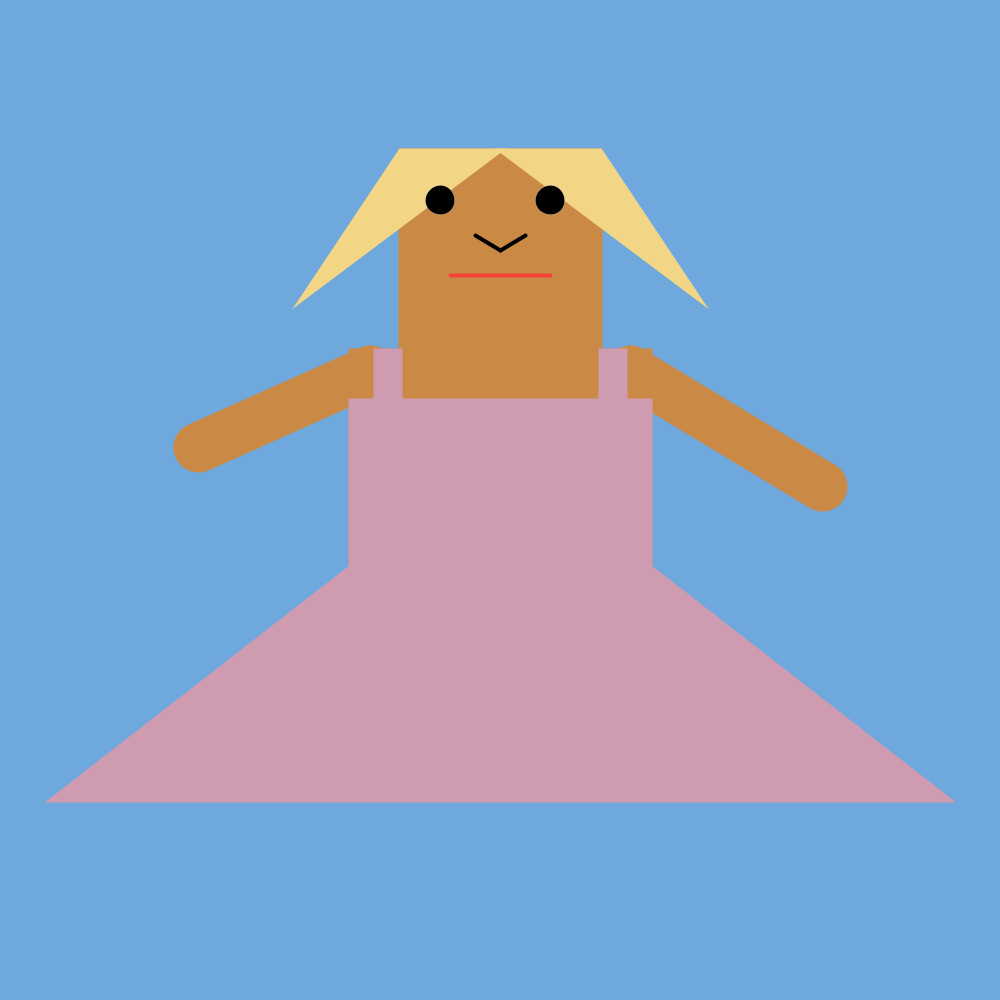
Frame 1 (no input)
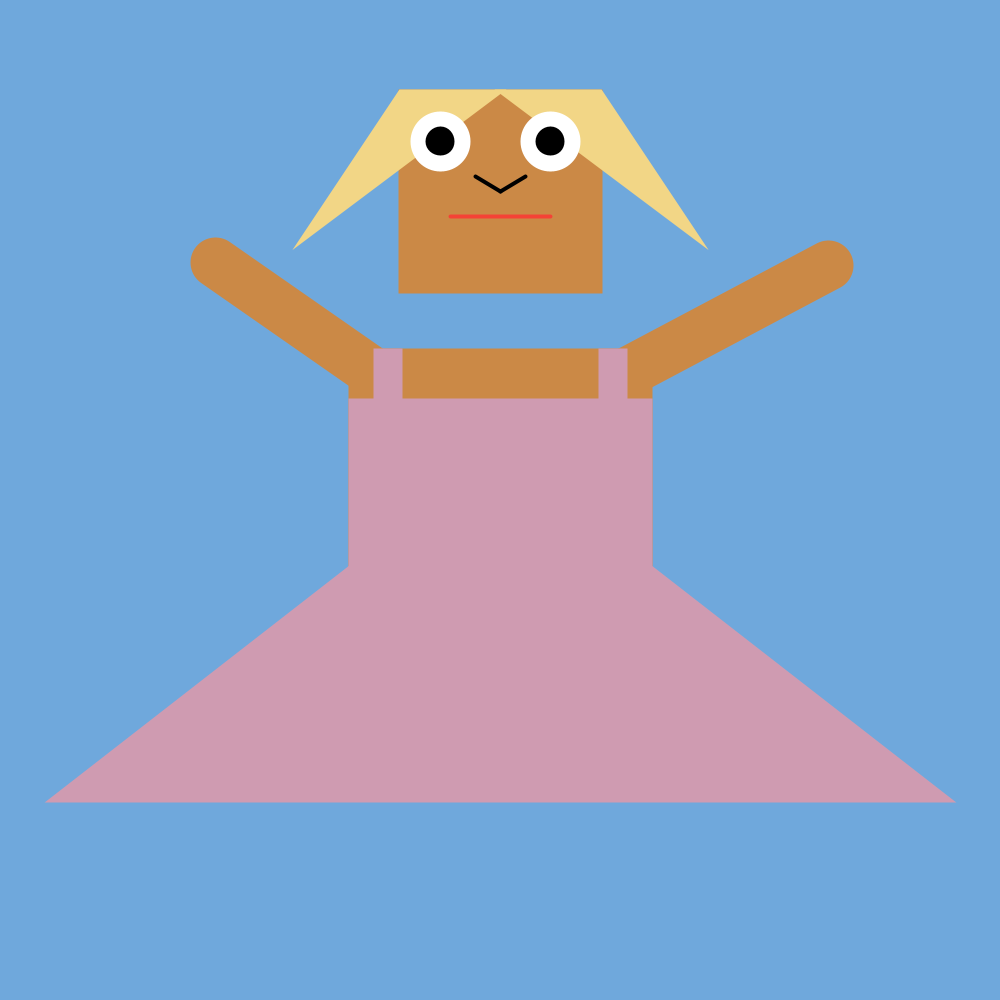
Frame 60 (the mouse pressed at the canvas centre just before this capture)
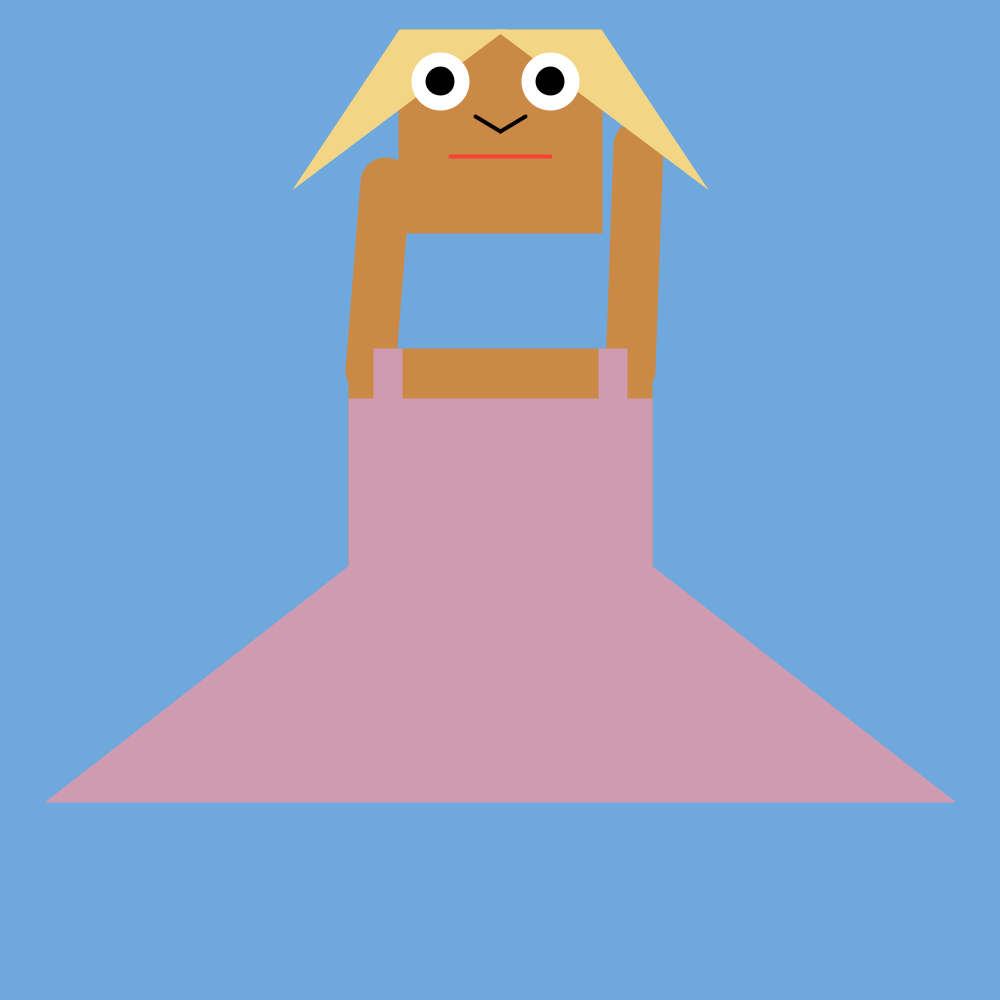
Frame 120 (the mouse held since frame 60 and released just before this capture)

The Processing sketch that drew these frames (run headless with seeded random() and noise(); from frame 60 on, the mouse is pressed at the canvas centre):

// Processing sketch: creature_animated
// ── creature_animated.pde
/*Ahana Gadiyaram
 10/10/2022
 the name of my robot is Mean Karen Robot. She is the robot that people use
 when they are annoyed. She fights with people about petty things and follows
 them until she gets her way. People use her to get what they want without
 putting effort in by themselves*/


int y=0;
int dy= 1;
int arm= 0;
int eyes= 25;
int da=1;
int de=1;


void setup() {
  size(1000, 1000);
}




void draw() {
  background(#6fa8dc);
  fill(#cb8946); //skin
  strokeWeight(50);
  stroke(#cb8946);


  push();
  translate(370, 370);
  arm=arm+da;
  rotate(radians(arm));
  line(0, 0, -170, 80);//arm

  pop();

  push();
  translate(630, 370);
  rotate(radians(-arm));
  line(0, 0, 190, 120);//arm
  pop();

  strokeWeight(4);
  rect(350, 350, 300, 300); //body


  push();
  translate(0, y);
  y=y-dy;


  if (arm==130) {
    da=-1;
  }

  if (da==-1) {
    dy=-1;
  }

  if (arm==0) {
    da=1;
  }

  if (da==1) {
    dy= 1;
  }

  rect(400, 150, 200, 200); //face
  stroke(#f2d686);
  fill(#f2d686);
  triangle(400, 150, 500, 150, 300, 300); //hair
  triangle(600, 150, 500, 150, 700, 300); //hair
  stroke(#ffffff);
  fill(#ffffff);
  circle(440, 200, eyes); //eyes
  circle(550, 200, eyes); //eyes
  eyes= eyes+de;
  if (eyes==70) {
    de=-1;
  }
  if (eyes==25) {
    de=1;
  }

  stroke(0, 0, 0);
  fill(#000000);
  circle(440, 200, 25); //eyeballs
  circle(550, 200, 25); //eyeballs
  stroke(#f2d686);
  fill(#f2d686);
  stroke(#f44336);
  line(450, 275, 550, 275); //mouth
  stroke(0, 0, 0);
  line(475, 235, 500, 250); //nose
  line(500, 250, 525, 235); //nose
  pop();



  stroke(#cf9bb1);
  fill(#cf9bb1);
  triangle(500, 450, 50, 800, 950, 800);//skirt
  rect(350, 400, 300, 200); //top
  rect(375, 350, 25, 50); //straps
  rect(600, 350, 25, 50); //straps
}
